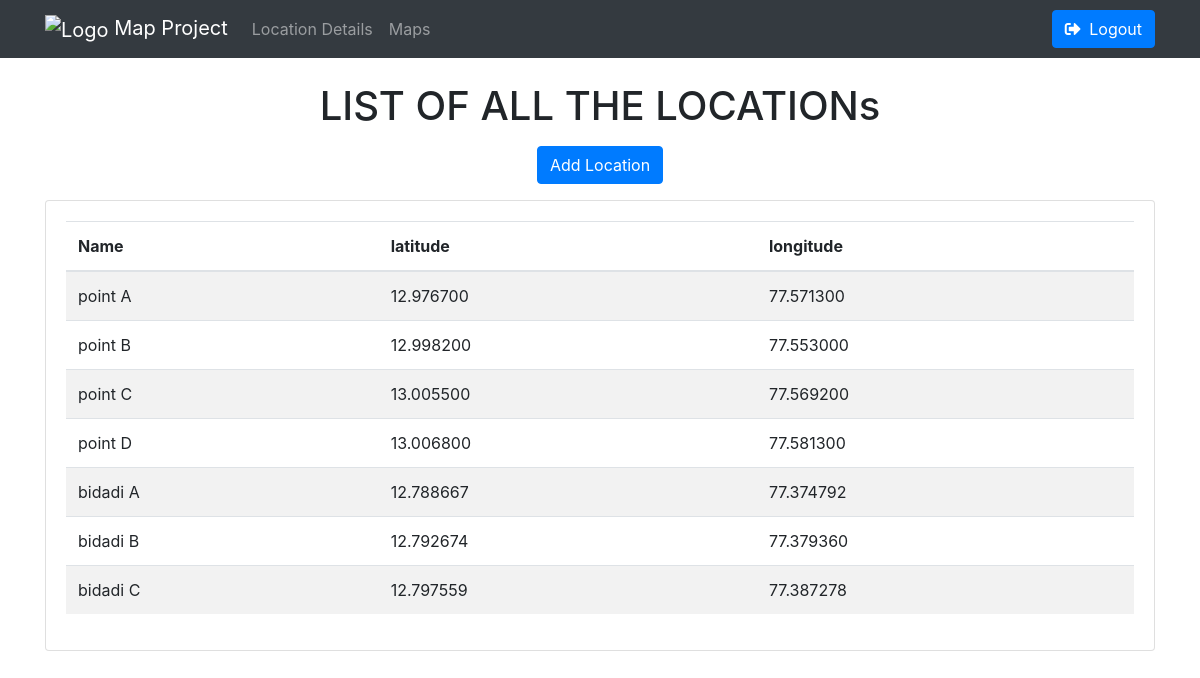
/table/ (signed in), run on an earlier commit of the app's database.
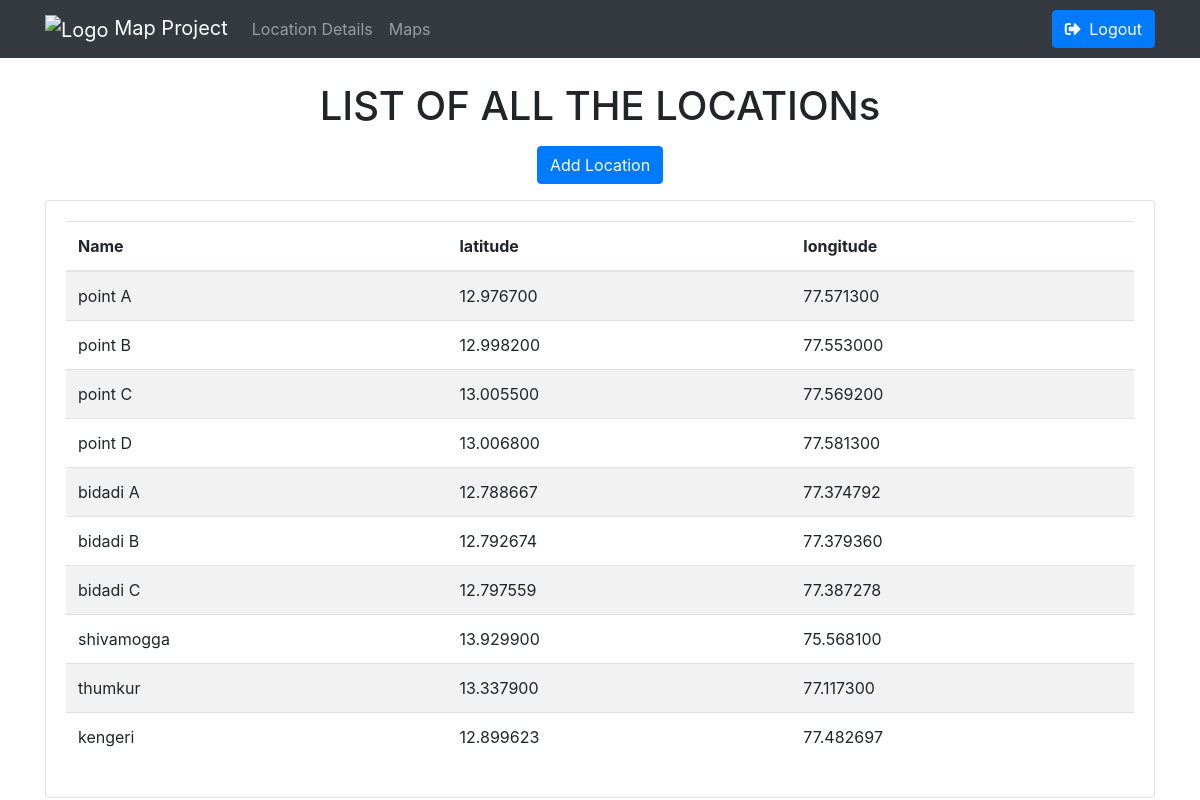
And on a later commit of the database.
### location_map/models.py (models this page shows, shortened)
class Location(models.Model):
    name = models.CharField(max_length=100)
    latitude = models.DecimalField(max_digits=9, decimal_places=6)
    longitude = models.DecimalField(max_digits=9, decimal_places=6)
    created_at = models.DateTimeField(default=timezone.now)
    updated_at = models.DateTimeField(auto_now=True)

### location_map/views.py (the view)
# urls.py: path('table/',ListPage,name='table'),
@login_required
def ListPage(request):
    loc=Location.objects.all()
    return render(request,"location_map/table.html",{'loc':loc})

### templates/location_map/table.html (shortened to what this page needs)
<!DOCTYPE html>
<html lang="en">
<head>
    <link rel="stylesheet" href="https://cdn.jsdelivr.net/npm/bootstrap@4.3.1/dist/css/bootstrap.min.css">
</head>
<body>
    {% include 'location_map/navbar.html' %}
    <h1 class="text-center my-3">LIST OF ALL THE LOCATIONs</h1>
    <div class="text-center my-3">
        <a href="{% url 'add_loc' %}" class="btn btn-primary">Add Location</a>
    </div>
    <div class="container">
        <div class="row">
            <div class="col-md-12">
                <div class="card">
                    <div class="card-body">
                        <table class="table table-striped">
                            <thead>
                                <tr>
                                    <th>Name</th>
                                    <th>latitude</th>
                                    <th>longitude</th>
                                </tr>
                            </thead>
                            <tbody>
                                {% for l in loc %}
                                <tr>
                                    <td>{{ l.name }}</td>
                                    <td>{{ l.latitude }}</td>
                                    <td>{{ l.longitude }}</td>
                                </tr>
                                {% endfor %}
                            </tbody>
                        </table>
                    </div>
                </div>
            </div>
        </div>
    </div>
</body>
</html>

### templates/location_map/navbar.html (shortened to what this page needs)
<!DOCTYPE html>
<html lang="en">
<head>
    <link href="https://stackpath.bootstrapcdn.com/bootstrap/4.5.2/css/bootstrap.min.css" rel="stylesheet">
    <link href="https://cdnjs.cloudflare.com/ajax/libs/font-awesome/5.15.4/css/all.min.css" rel="stylesheet">
</head>
<body>
    <nav class="navbar navbar-expand-lg navbar-dark bg-dark">
        <div class="container">
            {% load static %}
              <a class="navbar-brand" href="">
                 <img src="{% static 'google-maps.png' %}" alt="Logo">
                   Map Project
              </a>
            <div class="collapse navbar-collapse" id="navbarSupportedContent">
                <ul class="navbar-nav mr-auto">
                    <li class="nav-item">
                        <a class="nav-link" href="/table/">Location Details</a>
                    </li>
                    <li class="nav-item">
                        <a class="nav-link" href="/maps/">Maps</a>
                    </li>
                </ul>
                <ul class="navbar-nav ml-auto">
                    <li class="nav-item">
                        <a class="btn btn-primary" href="/logout/">
                            <i class="fas fa-sign-out-alt mr-1"></i> Logout
                        </a>
                    </li>
                </ul>
            </div>
        </div>
    </nav>
</body>
</html>

### templates/location_map/navbar.html (style rules this page uses)
.navbar-brand img { max-height: 40px; height: auto; }
.navbar { padding: 0.5rem 1rem; }

What changed in the data, as far as the page shows it:
added Location: name "shivamogga", latitude "13.929900", longitude "75.568100"
added Location: name "thumkur", latitude "13.337900", longitude "77.117300"
added Location: name "kengeri", latitude "12.899623", longitude "77.482697"
